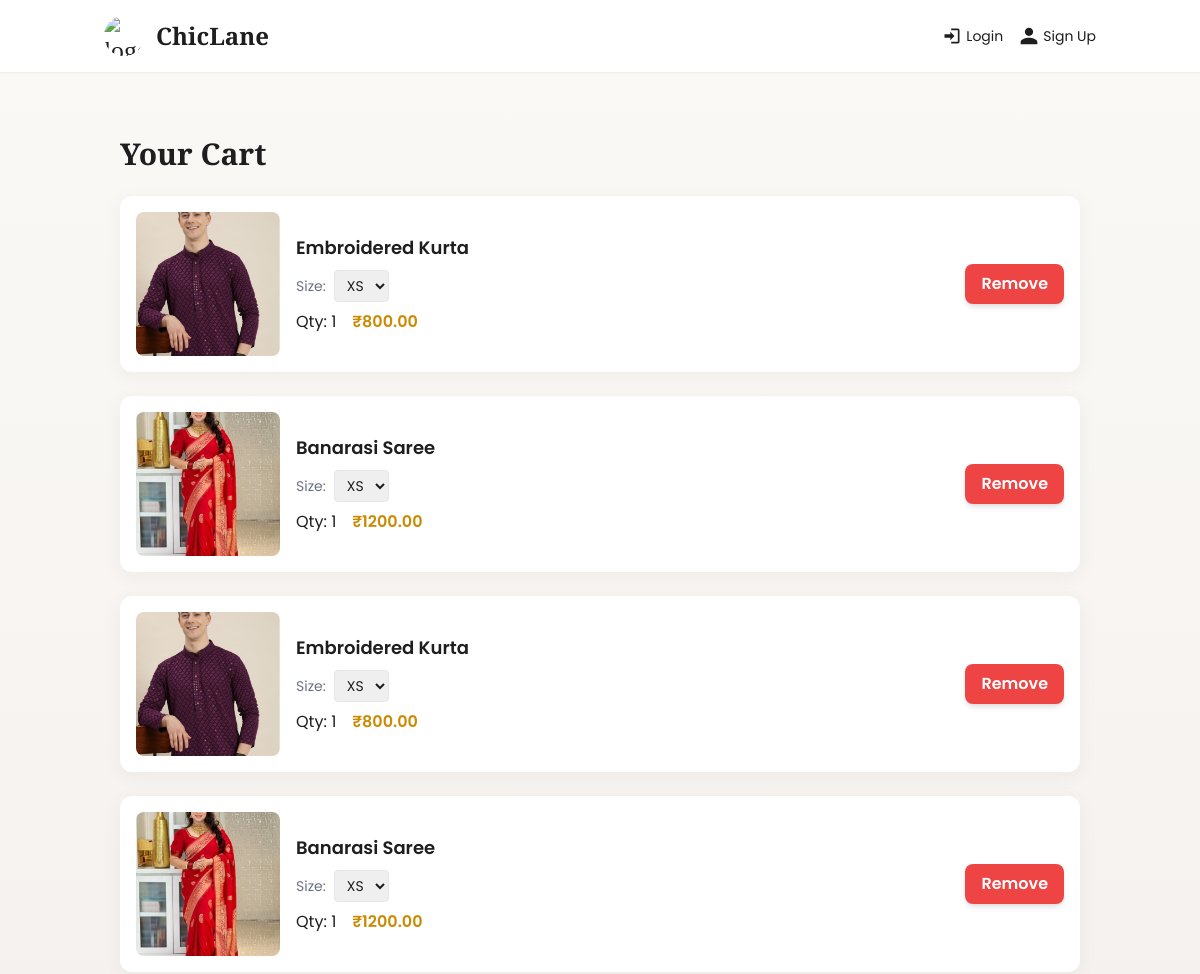
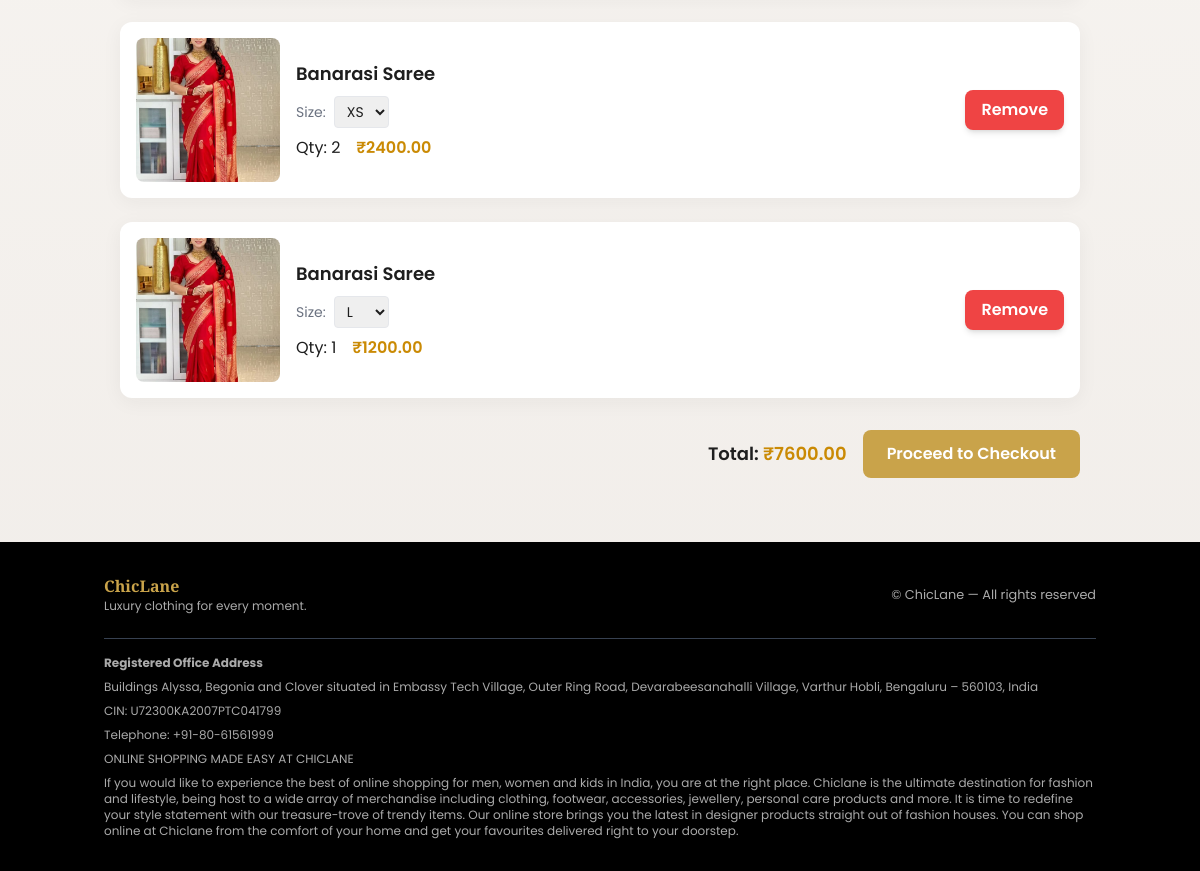
Page /cart/ on the committed database (2 pictures, top to bottom).
### store/models.py (models this page shows, shortened)
class CartItem(models.Model):
    user = models.ForeignKey(User, on_delete=models.CASCADE, null=True, blank=True)
    session_key = models.CharField(max_length=40, null=True, blank=True)
    variant = models.ForeignKey(ProductVariant, on_delete=models.CASCADE)
    quantity = models.PositiveIntegerField(default=1)
    def line_total(self):
        return self.variant.get_price() * self.quantity

class ProductVariant(models.Model):
    product = models.ForeignKey(Product, on_delete=models.CASCADE, related_name="variants")
    sku = models.CharField(max_length=120, unique=True)
    size = models.CharField(max_length=4, choices=SIZE_CHOICES)
    color = models.CharField(max_length=80)
    price = models.DecimalField(max_digits=10, decimal_places=2, null=True, blank=True)
    stock = models.PositiveIntegerField(default=0)
    is_active = models.BooleanField(default=True)
    class Meta:
        unique_together = ("product", "size", "color", "sku")
    def get_price(self):
        return self.price if self.price is not None else self.product.get_price()

class Product(models.Model):
    name = models.CharField(max_length=255)
    slug = models.SlugField(max_length=300, unique=True, blank=True)
    category = models.ForeignKey(
        Category,
        on_delete=models.SET_NULL,
        null=True,
        related_name="products"
    )
    description = models.TextField(blank=True)
    price = models.DecimalField(max_digits=10, decimal_places=2)
    discounted_price = models.DecimalField(max_digits=10, decimal_places=2, null=True, blank=True)
    is_featured = models.BooleanField(default=False)
    is_active = models.BooleanField(default=True)
    created_at = models.DateTimeField(auto_now_add=True)
    def get_price(self):
        return self.discounted_price if self.discounted_price else self.price
    @property
    def primary_image(self):
        return self.images.filter(is_primary=True).first()

class ProductImage(models.Model):
    product = models.ForeignKey(Product, on_delete=models.CASCADE, related_name="images")
    image = models.ImageField(upload_to="products/")
    alt_text = models.CharField(max_length=255, blank=True)
    is_primary = models.BooleanField(default=False)
    color = models.CharField(max_length=80, blank=True)  # optional for variant

### store/views.py (the view)
# urls.py: path('cart/', views.cart_view, name='cart'),
def cart_view(request):
    if request.user.is_authenticated:
        items = CartItem.objects.filter(user=request.user)
    else:
        session_key = request.session.session_key or request.session.create()
        items = CartItem.objects.filter(session_key=session_key)
    total = sum([item.line_total() for item in items]) if items else 0
    return render(request, "store/cart.html", {"items": items, "total": total})

### store/context_processors.py (called while the page is built)
def cart_and_wishlist_counts(request):
    cart_count = 0
    wishlist_count = 0
    if request.user.is_authenticated:
        cart_count = CartItem.objects.filter(user=request.user).count()
        wishlist_count = Wishlist.objects.filter(user=request.user).count()
    else:
        session_key = request.session.session_key or request.session.create()
        cart_count = CartItem.objects.filter(session_key=session_key).count()
    return {
        "cart_count": cart_count,
        "wishlist_count": wishlist_count,
    }

### store/templates/store/cart.html (shortened to what this page needs)
{% extends "store/base.html" %}
{% block content %}
<div class="max-w-7xl mx-auto px-4 py-8">
  <h1 class="text-3xl font-bold mb-6">Your Cart</h1>
  {% if items %}
    <div class="space-y-6">
      {% for item in items %}
        <div class="card p-4 flex flex-col md:flex-row items-center gap-4">
          <a href="{% url 'store:product_detail' item.variant.product.slug %}" class="flex-shrink-0">
            {% if item.variant.product.primary_image %}
              <img src="{{ item.variant.product.primary_image.image.url }}" alt="{{ item.variant.product.name }}"
                   class="w-32 h-32 md:w-36 md:h-36 object-cover rounded-lg">
            {% elif item.variant.product.images.first %}
              <img src="{{ item.variant.product.images.first.image.url }}" alt="{{ item.variant.product.name }}"
                   class="w-32 h-32 md:w-36 md:h-36 object-cover rounded-lg">
            {% else %}
              <img src="https://via.placeholder.com/150" alt="No Image"
                   class="w-32 h-32 md:w-36 md:h-36 object-cover rounded-lg">
            {% endif %}
          </a>
          <div class="flex-1">
            <a href="{% url 'store:product_detail' item.variant.product.slug %}" class="font-semibold text-lg hover:text-yellow-600 transition">
              {{ item.variant.product.name }}
            </a>
<form method="post" action="{% url 'store:update_cart_item' %}" class="mt-2 flex items-center gap-2">
  <label for="variant" class="text-sm text-gray-500">Size:</label>
  <select name="variant_id"
          onchange="this.form.submit()"
          class="border rounded px-2 py-1 text-sm">
    {% for v in item.variant.product.variants.all %}
      <option value="{{ v.id }}" {% if v.id == item.variant.id %}selected{% endif %}>
        {{ v.size }}
      </option>
    {% endfor %}
  </select>
</form>
            <div class="mt-2 flex items-center gap-4">
              <div>Qty: {{ item.quantity }}</div>
              <div class="font-semibold text-yellow-600">₹{{ item.line_total }}</div>
            </div>
          </div>
          <form method="post" action="{% url 'store:remove_from_cart' %}" class="mt-4 md:mt-0">
            <button type="submit"
                    class="py-2 px-4 rounded-lg bg-red-500 text-white font-semibold hover:bg-red-600 transition shadow-md">
              Remove
            </button>
          </form>
        </div>
      {% endfor %}
    </div>
    <div class="mt-8 flex flex-col md:flex-row items-center justify-end gap-4">
      <div class="text-lg font-semibold">
        Total: <span class="text-yellow-600">₹{{ total }}</span>
      </div>
      <a href="{% url 'store:checkout' %}"
         class="btn-gold inline-block py-3 px-6 rounded-lg font-semibold mt-2 md:mt-0">
        Proceed to Checkout
      </a>
    </div>
  {% else %}
    <p class="text-gray-500 text-lg">Your cart is empty.</p>
    <a href="{% url 'store:product_list' %}"
       class="mt-4 inline-block px-6 py-3 bg-yellow-500 text-white font-semibold rounded-lg hover:bg-yellow-400 transition">
      Continue Shopping
    </a>
  {% endif %}
</div>
{% endblock %}

### static/store/css/custom.css (style rules this page uses)
:root { --gold: #C9A34A; --ivory: #FBF9F6; --charcoal: #1E1E1E; --muted: #767676; }
body { background: var(--ivory); color: var(--charcoal); font-family: 'Inter', sans-serif; }
.card { background: white; border-radius: 10px; box-shadow: 0 6px 30px rgba(30,30,30,0.08); transition: transform .25s ease, box-shadow .25s ease; overflow: hidden; }
.btn-gold { background: var(--gold); color: #fff; padding: .6rem 1rem; border-radius: 8px; font-weight:700; border:none; }

### store/templates/store/base.html (style rules this page uses)
body { font-family: 'Poppins', sans-serif !important; background: linear-gradient(180deg, #FBF9F6 0%, #F0ECE8 100%); color: #1E1E1E; }
h1, h2, h3, h4, h5, h6 { font-family: 'Playfair Display', serif; }
.card { border-radius: 12px; background: white; box-shadow: 0 4px 20px rgba(30,30,30,0.05); transition: transform 0.3s ease, box-shadow 0.3s ease; }

### rows in the picture
CartItem: variant.product.primary_image.image (picture), variant.product.name "Embroidered Kurta", variant_id "XS", quantity "1", line_total "800.00"
CartItem: variant.product.primary_image.image (picture), variant.product.name "Banarasi Saree", variant_id "XS", quantity "1", line_total "1200.00"
CartItem: variant.product.primary_image.image (picture), variant.product.name "Embroidered Kurta", variant_id "XS", quantity "1", line_total "800.00"
CartItem: variant.product.primary_image.image (picture), variant.product.name "Banarasi Saree", variant_id "XS", quantity "1", line_total "1200.00"
CartItem: variant.product.primary_image.image (picture), variant.product.name "Banarasi Saree", variant_id "XS", quantity "2", line_total "2400.00"
CartItem: variant.product.primary_image.image (picture), variant.product.name "Banarasi Saree", variant_id "L", quantity "1", line_total "1200.00"

### other values in the picture
{{ total }} "7600.00"
